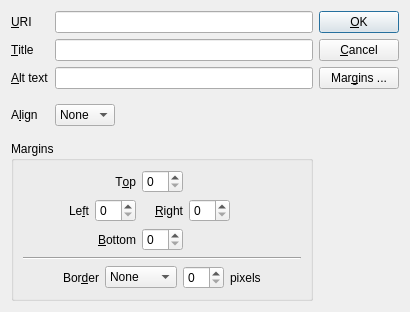
<?xml version="1.0" encoding="UTF-8"?>
<ui version="4.0">
 <class>ImageEntry</class>
 <widget class="QDialog" name="ImageEntry">
  <property name="geometry">
   <rect>
    <x>0</x>
    <y>0</y>
    <width>474</width>
    <height>340</height>
   </rect>
  </property>
  <property name="windowTitle">
   <string>New image</string>
  </property>
  <layout class="QGridLayout" name="gridLayout_2">
   <property name="sizeConstraint">
    <enum>QLayout::SetFixedSize</enum>
   </property>
   <item row="0" column="3">
    <widget class="QPushButton" name="okButton">
     <property name="text">
      <string>&amp;OK</string>
     </property>
     <property name="default">
      <bool>true</bool>
     </property>
    </widget>
   </item>
   <item row="1" column="0">
    <widget class="QLabel" name="lTitle">
     <property name="text">
      <string>&amp;Title</string>
     </property>
     <property name="buddy">
      <cstring>leTitle</cstring>
     </property>
    </widget>
   </item>
   <item row="2" column="3">
    <widget class="QPushButton" name="pbShowMargins">
     <property name="text">
      <string>Mar&amp;gins ...</string>
     </property>
     <property name="checkable">
      <bool>true</bool>
     </property>
    </widget>
   </item>
   <item row="3" column="2">
    <spacer name="horizontalSpacer_6">
     <property name="orientation">
      <enum>Qt::Horizontal</enum>
     </property>
     <property name="sizeHint" stdset="0">
      <size>
       <width>188</width>
       <height>20</height>
      </size>
     </property>
    </spacer>
   </item>
   <item row="1" column="3">
    <widget class="QPushButton" name="cancelButton">
     <property name="text">
      <string>&amp;Cancel</string>
     </property>
    </widget>
   </item>
   <item row="3" column="0">
    <widget class="QLabel" name="label_3">
     <property name="text">
      <string>A&amp;lign</string>
     </property>
     <property name="buddy">
      <cstring>cbAlign</cstring>
     </property>
    </widget>
   </item>
   <item row="2" column="1" colspan="2">
    <widget class="QLineEdit" name="leAltText">
     <property name="toolTip">
      <string>Text to be displayed if image cannot be, and read to visually impaired users</string>
     </property>
     <property name="whatsThis">
      <string/>
     </property>
    </widget>
   </item>
   <item row="0" column="0">
    <widget class="QLabel" name="label">
     <property name="toolTip">
      <string>Uniform Resource Identifier (location of image on web)</string>
     </property>
     <property name="text">
      <string>&amp;URI</string>
     </property>
     <property name="buddy">
      <cstring>leImageURL</cstring>
     </property>
    </widget>
   </item>
   <item row="2" column="0">
    <widget class="QLabel" name="label_2">
     <property name="toolTip">
      <string>Text to be displayed if image cannot be</string>
     </property>
     <property name="text">
      <string>&amp;Alt text</string>
     </property>
     <property name="buddy">
      <cstring>leAltText</cstring>
     </property>
    </widget>
   </item>
   <item row="0" column="1" colspan="2">
    <widget class="QLineEdit" name="leImageURL"/>
   </item>
   <item row="1" column="1" colspan="2">
    <widget class="QLineEdit" name="leTitle">
     <property name="toolTip">
      <string>Text to be displays when the reader rests the mouse pointer over this image</string>
     </property>
    </widget>
   </item>
   <item row="3" column="1">
    <widget class="QComboBox" name="cbAlign">
     <property name="enabled">
      <bool>true</bool>
     </property>
     <property name="toolTip">
      <string>Positioning of image in paragraph</string>
     </property>
     <item>
      <property name="text">
       <string>None</string>
      </property>
     </item>
     <item>
      <property name="text">
       <string>Left</string>
      </property>
     </item>
     <item>
      <property name="text">
       <string>Right</string>
      </property>
     </item>
    </widget>
   </item>
   <item row="4" column="0" colspan="3">
    <widget class="QGroupBox" name="gbMargins">
     <property name="title">
      <string>Margins</string>
     </property>
     <layout class="QVBoxLayout" name="verticalLayout">
      <item>
       <layout class="QGridLayout" name="gridLayout">
        <item row="0" column="0">
         <spacer name="horizontalSpacer">
          <property name="orientation">
           <enum>Qt::Horizontal</enum>
          </property>
          <property name="sizeHint" stdset="0">
           <size>
            <width>65</width>
            <height>20</height>
           </size>
          </property>
         </spacer>
        </item>
        <item row="0" column="1">
         <widget class="QLabel" name="label_5">
          <property name="text">
           <string>T&amp;op</string>
          </property>
          <property name="alignment">
           <set>Qt::AlignRight|Qt::AlignTrailing|Qt::AlignVCenter</set>
          </property>
          <property name="buddy">
           <cstring>sbMarginTop</cstring>
          </property>
         </widget>
        </item>
        <item row="0" column="2">
         <widget class="QSpinBox" name="sbMarginTop"/>
        </item>
        <item row="0" column="3" colspan="2">
         <spacer name="horizontalSpacer_2">
          <property name="orientation">
           <enum>Qt::Horizontal</enum>
          </property>
          <property name="sizeHint" stdset="0">
           <size>
            <width>66</width>
            <height>20</height>
           </size>
          </property>
         </spacer>
        </item>
        <item row="1" column="0">
         <widget class="QLabel" name="lMarginLeft">
          <property name="text">
           <string>Le&amp;ft</string>
          </property>
          <property name="alignment">
           <set>Qt::AlignRight|Qt::AlignTrailing|Qt::AlignVCenter</set>
          </property>
          <property name="buddy">
           <cstring>sbMarginLeft</cstring>
          </property>
         </widget>
        </item>
        <item row="1" column="1">
         <widget class="QSpinBox" name="sbMarginLeft"/>
        </item>
        <item row="1" column="2">
         <widget class="QLabel" name="label_4">
          <property name="text">
           <string>&amp;Right</string>
          </property>
          <property name="alignment">
           <set>Qt::AlignRight|Qt::AlignTrailing|Qt::AlignVCenter</set>
          </property>
          <property name="buddy">
           <cstring>sbMarginRight</cstring>
          </property>
         </widget>
        </item>
        <item row="1" column="3">
         <widget class="QSpinBox" name="sbMarginRight"/>
        </item>
        <item row="1" column="4">
         <spacer name="horizontalSpacer_9">
          <property name="orientation">
           <enum>Qt::Horizontal</enum>
          </property>
          <property name="sizeHint" stdset="0">
           <size>
            <width>40</width>
            <height>20</height>
           </size>
          </property>
         </spacer>
        </item>
        <item row="2" column="0">
         <spacer name="horizontalSpacer_3">
          <property name="orientation">
           <enum>Qt::Horizontal</enum>
          </property>
          <property name="sizeHint" stdset="0">
           <size>
            <width>65</width>
            <height>20</height>
           </size>
          </property>
         </spacer>
        </item>
        <item row="2" column="1">
         <widget class="QLabel" name="label_6">
          <property name="text">
           <string>&amp;Bottom</string>
          </property>
          <property name="alignment">
           <set>Qt::AlignRight|Qt::AlignTrailing|Qt::AlignVCenter</set>
          </property>
          <property name="buddy">
           <cstring>sbMarginBottom</cstring>
          </property>
         </widget>
        </item>
        <item row="2" column="2">
         <widget class="QSpinBox" name="sbMarginBottom"/>
        </item>
        <item row="2" column="3" colspan="2">
         <spacer name="horizontalSpacer_4">
          <property name="orientation">
           <enum>Qt::Horizontal</enum>
          </property>
          <property name="sizeHint" stdset="0">
           <size>
            <width>66</width>
            <height>20</height>
           </size>
          </property>
         </spacer>
        </item>
       </layout>
      </item>
      <item>
       <widget class="Line" name="line">
        <property name="orientation">
         <enum>Qt::Horizontal</enum>
        </property>
       </widget>
      </item>
      <item>
       <layout class="QHBoxLayout" name="horizontalLayout">
        <property name="sizeConstraint">
         <enum>QLayout::SetFixedSize</enum>
        </property>
        <item>
         <spacer name="horizontalSpacer_5">
          <property name="orientation">
           <enum>Qt::Horizontal</enum>
          </property>
          <property name="sizeHint" stdset="0">
           <size>
            <width>40</width>
            <height>20</height>
           </size>
          </property>
         </spacer>
        </item>
        <item>
         <widget class="QLabel" name="lBorder">
          <property name="text">
           <string>Bor&amp;der</string>
          </property>
          <property name="buddy">
           <cstring>cbBorderStyle</cstring>
          </property>
         </widget>
        </item>
        <item>
         <widget class="QComboBox" name="cbBorderStyle">
          <item>
           <property name="text">
            <string>None</string>
           </property>
          </item>
          <item>
           <property name="text">
            <string>Dotted</string>
           </property>
          </item>
          <item>
           <property name="text">
            <string>Dashed</string>
           </property>
          </item>
          <item>
           <property name="text">
            <string>Solid</string>
           </property>
          </item>
          <item>
           <property name="text">
            <string>Double</string>
           </property>
          </item>
         </widget>
        </item>
        <item>
         <widget class="QSpinBox" name="sbBorderWidth"/>
        </item>
        <item>
         <widget class="QLabel" name="lBorderWidth">
          <property name="text">
           <string>pixels</string>
          </property>
         </widget>
        </item>
        <item>
         <spacer name="horizontalSpacer_7">
          <property name="orientation">
           <enum>Qt::Horizontal</enum>
          </property>
          <property name="sizeHint" stdset="0">
           <size>
            <width>40</width>
            <height>20</height>
           </size>
          </property>
         </spacer>
        </item>
       </layout>
      </item>
     </layout>
    </widget>
   </item>
   <item row="3" column="3">
    <spacer name="verticalSpacer">
     <property name="orientation">
      <enum>Qt::Vertical</enum>
     </property>
     <property name="sizeHint" stdset="0">
      <size>
       <width>20</width>
       <height>40</height>
      </size>
     </property>
    </spacer>
   </item>
  </layout>
 </widget>
 <tabstops>
  <tabstop>leImageURL</tabstop>
  <tabstop>leTitle</tabstop>
  <tabstop>leAltText</tabstop>
  <tabstop>cbAlign</tabstop>
  <tabstop>pbShowMargins</tabstop>
  <tabstop>sbMarginTop</tabstop>
  <tabstop>sbMarginLeft</tabstop>
  <tabstop>sbMarginRight</tabstop>
  <tabstop>sbMarginBottom</tabstop>
  <tabstop>cbBorderStyle</tabstop>
  <tabstop>sbBorderWidth</tabstop>
  <tabstop>okButton</tabstop>
  <tabstop>cancelButton</tabstop>
 </tabstops>
 <resources/>
 <connections>
  <connection>
   <sender>okButton</sender>
   <signal>clicked()</signal>
   <receiver>ImageEntry</receiver>
   <slot>accept()</slot>
   <hints>
    <hint type="sourcelabel">
     <x>464</x>
     <y>35</y>
    </hint>
    <hint type="destinationlabel">
     <x>233</x>
     <y>29</y>
    </hint>
   </hints>
  </connection>
  <connection>
   <sender>cancelButton</sender>
   <signal>clicked()</signal>
   <receiver>ImageEntry</receiver>
   <slot>reject()</slot>
   <hints>
    <hint type="sourcelabel">
     <x>464</x>
     <y>68</y>
    </hint>
    <hint type="destinationlabel">
     <x>197</x>
     <y>125</y>
    </hint>
   </hints>
  </connection>
  <connection>
   <sender>pbShowMargins</sender>
   <signal>toggled(bool)</signal>
   <receiver>gbMargins</receiver>
   <slot>setVisible(bool)</slot>
   <hints>
    <hint type="sourcelabel">
     <x>464</x>
     <y>101</y>
    </hint>
    <hint type="destinationlabel">
     <x>51</x>
     <y>169</y>
    </hint>
   </hints>
  </connection>
 </connections>
</ui>
